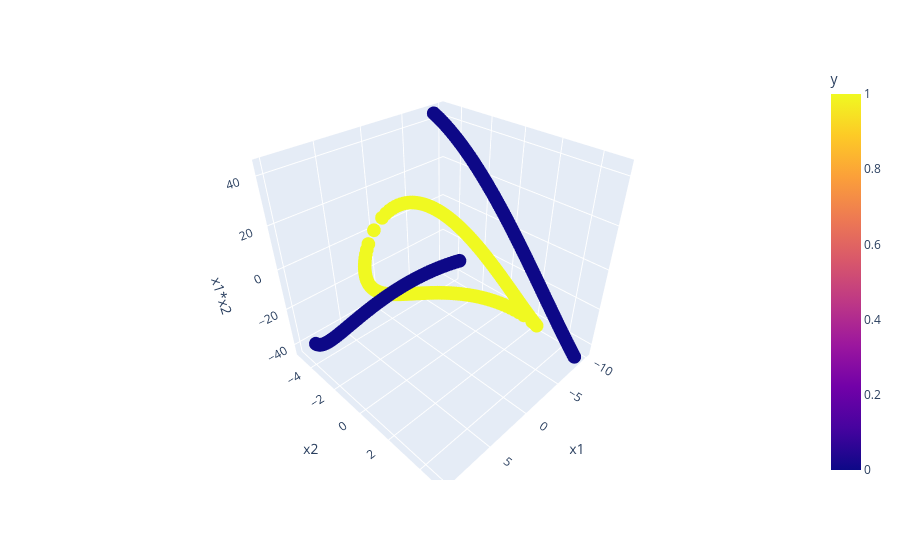

Write notebook code for a chart like this one.
### Code cell
from plotly import express as px    

px.scatter_3d(df,x='x1',y='x2',z='x1*x2',color='y')

### Figure 1 — Plotly figure (JSON) as saved in the notebook; plotly's stock layout.template omitted (floating-point values rounded to 4 significant figures; data arrays with more than 128 entries replaced by an {"elided": "..."} marker saying what was removed)
{"data": [{"hovertemplate": "x1=%{x}<br>x2=%{y}<br>x1*x2=%{z}<br>y=%{marker.color}<extra></extra>", "legendgroup": "", "marker": {"color": {"elided": "400 int values"}, "coloraxis": "coloraxis", "symbol": "circle"}, "mode": "markers", "name": "", "scene": "scene", "showlegend": false, "type": "scatter3d", "x": {"elided": "400 float values"}, "y": {"elided": "400 float values"}, "z": {"elided": "400 float values"}}], "layout": {"coloraxis": {"colorbar": {"title": {"text": "y"}}, "colorscale": [[0, "#0d0887"], [0.1111, "#46039f"], [0.2222, "#7201a8"], [0.3333, "#9c179e"], [0.4444, "#bd3786"], [0.5556, "#d8576b"], [0.6667, "#ed7953"], [0.7778, "#fb9f3a"], [0.8889, "#fdca26"], [1, "#f0f921"]]}, "legend": {"tracegroupgap": 0}, "margin": {"t": 60}, "scene": {"domain": {"x": [0, 1], "y": [0, 1]}, "xaxis": {"title": {"text": "x1"}}, "yaxis": {"title": {"text": "x2"}}, "zaxis": {"title": {"text": "x1*x2"}}}}}
